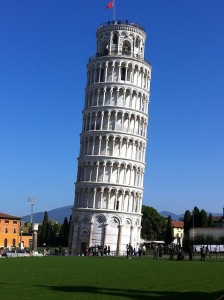
#> input picture A3/pisa1.jpg, 224 x 300 px
$ python 2.py
#> lines starting #> are read from the running program, lines starting #| are printed output that depends on the picture; after the words box and inside, x2 and y2 are one past the last pixel; in counts of white or black regions, pixels touching at a corner belong together
import cv2
import numpy as np
import math
import matplotlib.pyplot as plt

def bilinear_interpolation(x,y,x1,y1,x2,y2,q11,q12,q21,q22):
    sum = q11 * (x2 - x) * (y2 - y) + q21 * (x2 - x) * (y - y1) + q12 * (x - x1) * (y2 - y) + q22 * (x - x1) * (y - y1)
    return (sum) // ((x2 - x1) * (y2 - y1))

img = cv2.imread('pisa1.jpg')
#> img is the input picture: shape (300, 224, 3); mean B, G, R 144.9, 106.8, 75.6
gray_img = cv2.cvtColor(img, cv2.COLOR_BGR2GRAY)
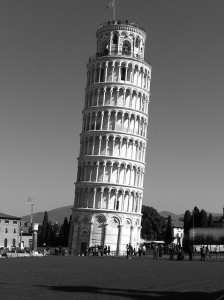
#> gray_img: shape (300, 224); min 0, max 255, mean 101.8
angle = 4.5
angle = angle*math.pi/180
cosx = math.cos(angle)
sinx = math.sin(angle)
affinity_matrix = np.array([[cosx,-sinx],[sinx,cosx]])
rot_img = np.zeros(gray_img.shape)

for i in range(gray_img.shape[0]):
  for j in range(gray_img.shape[1]):
    x = np.array([[i],[j]])
    loc = np.matmul(affinity_matrix,x)
    x_cord = int(round(loc[0][0]))
    y_cord = int(round(loc[1][0]))
    if(x_cord>=0 and y_cord>=0 and x_cord<gray_img.shape[0] and y_cord<gray_img.shape[1]):
      rot_img[x_cord][y_cord] = gray_img[i][j]
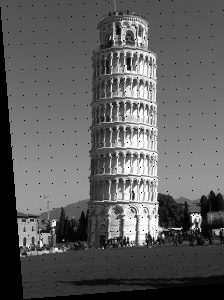
#> rot_img: shape (300, 224) float64; min 0, max 255, mean 94.5

plt.imshow(rot_img,cmap="gray")
plt.show()

for i in range(rot_img.shape[0]-1,-1,-1):
  for j in range(rot_img.shape[1]-1,-1,-1):
    if(rot_img[i][j] == 0):
      x1 = i-1
      y1 = j-1
      x2 = (i+1)
      y2 = (j+1)
      if(x2>=rot_img.shape[0] or y2>=rot_img.shape[1]):
          rot_img[i][j] = 0
      else:
        rot_img[i][j] = bilinear_interpolation(i, j , x1, y1, x2, y2, rot_img[x1][y1], rot_img[x1][y2], rot_img[x2][y1], rot_img[x2][y2])
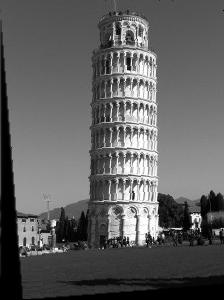
#> rot_img: shape (300, 224) float64; 3.36% of pixels changed, all inside (x1, y1, x2, y2) = (0, 0, 223, 299)

plt.imshow(rot_img,cmap="gray")
plt.show()
